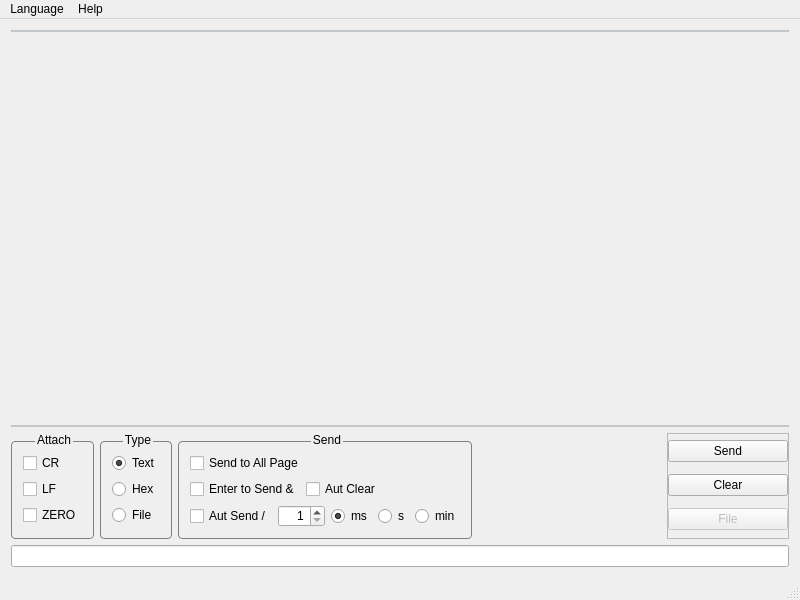
<?xml version="1.0" encoding="UTF-8"?>
<ui version="4.0">
 <class>LoSocket</class>
 <widget class="QMainWindow" name="LoSocket">
  <property name="geometry">
   <rect>
    <x>0</x>
    <y>0</y>
    <width>800</width>
    <height>600</height>
   </rect>
  </property>
  <property name="windowTitle">
   <string>LoSocket</string>
  </property>
  <property name="styleSheet">
   <string notr="true">QGroupBox { 
	border: 1px solid gray; 
	border-radius: 4px;
	margin-top: 8px;
}
QGroupBox::title {
    subcontrol-origin: margin;
    subcontrol-position: top center;
}
QTabWidget::pane { /* The tab widget frame */
    border-top: 2px solid #C2C7CB;
	border-bottom: 2px solid #C2C7CB;
}
QTabWidget::tab-bar {
    left: 5px; /* move to the right by 5px */
}
QTabBar::tab {
	border-top: 2px solid #C2C7CB;
	border-left: 2px solid #C2C7CB;
	border-right: 2px solid #C2C7CB;
    border-top-left-radius: 4px;
    border-top-right-radius: 4px;
    min-width: 26ex;
    padding: 2px;
}
QTabBar::tab:selected, QTabBar::tab:hover {    
	background-color: rgb(255, 255, 255);
}
QTabBar::tab:selected {
    border-color: #9B9B9B;
    border-bottom-color: #C2C7CB; /* same as pane color */
}
QTabBar::tab:!selected {
    margin-top: 2px; /* make non-selected tabs look smaller */
}</string>
  </property>
  <widget class="QWidget" name="centralWidget">
   <layout class="QVBoxLayout" name="verticalLayout_5" stretch="1,0,0">
    <property name="spacing">
     <number>6</number>
    </property>
    <item>
     <widget class="QTabWidget" name="SocketPages">
      <property name="currentIndex">
       <number>-1</number>
      </property>
     </widget>
    </item>
    <item>
     <layout class="QHBoxLayout" name="horizontalLayout_3" stretch="0,0,0,1,0">
      <item>
       <widget class="QGroupBox" name="groupBox_2">
        <property name="title">
         <string>Attach</string>
        </property>
        <layout class="QVBoxLayout" name="verticalLayout">
         <item>
          <widget class="QCheckBox" name="cbAttachCR">
           <property name="text">
            <string>CR</string>
           </property>
          </widget>
         </item>
         <item>
          <widget class="QCheckBox" name="cbAttachLF">
           <property name="text">
            <string>LF</string>
           </property>
          </widget>
         </item>
         <item>
          <widget class="QCheckBox" name="cbAttachZR">
           <property name="text">
            <string>ZERO</string>
           </property>
          </widget>
         </item>
        </layout>
       </widget>
      </item>
      <item>
       <widget class="QGroupBox" name="grpType">
        <property name="title">
         <string>Type</string>
        </property>
        <layout class="QVBoxLayout" name="verticalLayout_3">
         <item>
          <widget class="QRadioButton" name="rbnText">
           <property name="text">
            <string>Text</string>
           </property>
           <property name="checked">
            <bool>true</bool>
           </property>
           <attribute name="buttonGroup">
            <string notr="true">rbngType</string>
           </attribute>
          </widget>
         </item>
         <item>
          <widget class="QRadioButton" name="rbnHex">
           <property name="text">
            <string>Hex</string>
           </property>
           <attribute name="buttonGroup">
            <string notr="true">rbngType</string>
           </attribute>
          </widget>
         </item>
         <item>
          <widget class="QRadioButton" name="rbnFile">
           <property name="text">
            <string>File</string>
           </property>
           <attribute name="buttonGroup">
            <string notr="true">rbngType</string>
           </attribute>
          </widget>
         </item>
        </layout>
       </widget>
      </item>
      <item>
       <widget class="QGroupBox" name="groupBox_4">
        <property name="title">
         <string>Send</string>
        </property>
        <layout class="QVBoxLayout" name="verticalLayout_4">
         <item>
          <layout class="QHBoxLayout" name="horizontalLayout_5">
           <item>
            <widget class="QCheckBox" name="cbSend2All">
             <property name="text">
              <string>Send to All Page</string>
             </property>
            </widget>
           </item>
           <item>
            <spacer name="horizontalSpacer_3">
             <property name="orientation">
              <enum>Qt::Horizontal</enum>
             </property>
             <property name="sizeHint" stdset="0">
              <size>
               <width>40</width>
               <height>20</height>
              </size>
             </property>
            </spacer>
           </item>
          </layout>
         </item>
         <item>
          <layout class="QHBoxLayout" name="horizontalLayout">
           <item>
            <widget class="QCheckBox" name="cbEnter">
             <property name="text">
              <string>Enter to Send &amp;&amp;</string>
             </property>
            </widget>
           </item>
           <item>
            <widget class="QCheckBox" name="cbAutClear">
             <property name="text">
              <string>Aut Clear</string>
             </property>
            </widget>
           </item>
           <item>
            <spacer name="horizontalSpacer_5">
             <property name="orientation">
              <enum>Qt::Horizontal</enum>
             </property>
             <property name="sizeHint" stdset="0">
              <size>
               <width>0</width>
               <height>20</height>
              </size>
             </property>
            </spacer>
           </item>
          </layout>
         </item>
         <item>
          <layout class="QHBoxLayout" name="horizontalLayout_2">
           <item>
            <widget class="QCheckBox" name="cbAutSend">
             <property name="text">
              <string>Aut Send /</string>
             </property>
            </widget>
           </item>
           <item>
            <widget class="QSpinBox" name="sbAutSend">
             <property name="alignment">
              <set>Qt::AlignRight|Qt::AlignTrailing|Qt::AlignVCenter</set>
             </property>
             <property name="minimum">
              <number>1</number>
             </property>
             <property name="maximum">
              <number>999</number>
             </property>
            </widget>
           </item>
           <item>
            <widget class="QRadioButton" name="rbnMS">
             <property name="text">
              <string>ms</string>
             </property>
             <property name="checked">
              <bool>true</bool>
             </property>
             <attribute name="buttonGroup">
              <string notr="true">rbngTime</string>
             </attribute>
            </widget>
           </item>
           <item>
            <widget class="QRadioButton" name="rbnS">
             <property name="text">
              <string>s</string>
             </property>
             <attribute name="buttonGroup">
              <string notr="true">rbngTime</string>
             </attribute>
            </widget>
           </item>
           <item>
            <widget class="QRadioButton" name="rbnMin">
             <property name="text">
              <string>min</string>
             </property>
             <attribute name="buttonGroup">
              <string notr="true">rbngTime</string>
             </attribute>
            </widget>
           </item>
           <item>
            <spacer name="horizontalSpacer_2">
             <property name="orientation">
              <enum>Qt::Horizontal</enum>
             </property>
             <property name="sizeHint" stdset="0">
              <size>
               <width>0</width>
               <height>20</height>
              </size>
             </property>
            </spacer>
           </item>
          </layout>
         </item>
        </layout>
       </widget>
      </item>
      <item>
       <spacer name="horizontalSpacer">
        <property name="orientation">
         <enum>Qt::Horizontal</enum>
        </property>
        <property name="sizeHint" stdset="0">
         <size>
          <width>13</width>
          <height>20</height>
         </size>
        </property>
       </spacer>
      </item>
      <item>
       <widget class="QFrame" name="grpBns">
        <property name="frameShape">
         <enum>QFrame::StyledPanel</enum>
        </property>
        <property name="frameShadow">
         <enum>QFrame::Raised</enum>
        </property>
        <layout class="QVBoxLayout" name="verticalLayout_2">
         <property name="leftMargin">
          <number>0</number>
         </property>
         <property name="topMargin">
          <number>0</number>
         </property>
         <property name="rightMargin">
          <number>0</number>
         </property>
         <property name="bottomMargin">
          <number>0</number>
         </property>
         <item>
          <widget class="QPushButton" name="bnSend">
           <property name="minimumSize">
            <size>
             <width>120</width>
             <height>0</height>
            </size>
           </property>
           <property name="text">
            <string>Send</string>
           </property>
          </widget>
         </item>
         <item>
          <widget class="QPushButton" name="bnClear">
           <property name="minimumSize">
            <size>
             <width>120</width>
             <height>0</height>
            </size>
           </property>
           <property name="text">
            <string>Clear</string>
           </property>
          </widget>
         </item>
         <item>
          <widget class="QPushButton" name="bnFile">
           <property name="enabled">
            <bool>false</bool>
           </property>
           <property name="minimumSize">
            <size>
             <width>120</width>
             <height>0</height>
            </size>
           </property>
           <property name="text">
            <string>File</string>
           </property>
          </widget>
         </item>
        </layout>
       </widget>
      </item>
     </layout>
    </item>
    <item>
     <widget class="QLineEdit" name="TxData"/>
    </item>
   </layout>
  </widget>
  <widget class="QMenuBar" name="menuBar">
   <property name="geometry">
    <rect>
     <x>0</x>
     <y>0</y>
     <width>800</width>
     <height>23</height>
    </rect>
   </property>
   <widget class="QMenu" name="menuLanguage">
    <property name="title">
     <string>Language</string>
    </property>
    <addaction name="actionChinese"/>
    <addaction name="actionEnglish"/>
   </widget>
   <widget class="QMenu" name="menuAbout">
    <property name="title">
     <string>Help</string>
    </property>
    <addaction name="actionAbout"/>
   </widget>
   <addaction name="menuLanguage"/>
   <addaction name="menuAbout"/>
  </widget>
  <widget class="QStatusBar" name="statusBar"/>
  <action name="actionChinese">
   <property name="checkable">
    <bool>true</bool>
   </property>
   <property name="checked">
    <bool>true</bool>
   </property>
   <property name="text">
    <string>Chinese</string>
   </property>
  </action>
  <action name="actionEnglish">
   <property name="checkable">
    <bool>true</bool>
   </property>
   <property name="text">
    <string>English</string>
   </property>
  </action>
  <action name="actionAbout">
   <property name="text">
    <string>About</string>
   </property>
  </action>
 </widget>
 <layoutdefault spacing="6" margin="11"/>
 <resources/>
 <connections>
  <connection>
   <sender>rbnFile</sender>
   <signal>toggled(bool)</signal>
   <receiver>bnFile</receiver>
   <slot>setEnabled(bool)</slot>
   <hints>
    <hint type="sourcelabel">
     <x>186</x>
     <y>553</y>
    </hint>
    <hint type="destinationlabel">
     <x>307</x>
     <y>556</y>
    </hint>
   </hints>
  </connection>
  <connection>
   <sender>cbAutSend</sender>
   <signal>toggled(bool)</signal>
   <receiver>rbnS</receiver>
   <slot>setDisabled(bool)</slot>
   <hints>
    <hint type="sourcelabel">
     <x>82</x>
     <y>341</y>
    </hint>
    <hint type="destinationlabel">
     <x>114</x>
     <y>369</y>
    </hint>
   </hints>
  </connection>
  <connection>
   <sender>cbAutSend</sender>
   <signal>toggled(bool)</signal>
   <receiver>rbnMS</receiver>
   <slot>setDisabled(bool)</slot>
   <hints>
    <hint type="sourcelabel">
     <x>82</x>
     <y>341</y>
    </hint>
    <hint type="destinationlabel">
     <x>76</x>
     <y>369</y>
    </hint>
   </hints>
  </connection>
  <connection>
   <sender>cbAutSend</sender>
   <signal>toggled(bool)</signal>
   <receiver>sbAutSend</receiver>
   <slot>setDisabled(bool)</slot>
   <hints>
    <hint type="sourcelabel">
     <x>205</x>
     <y>357</y>
    </hint>
    <hint type="destinationlabel">
     <x>296</x>
     <y>357</y>
    </hint>
   </hints>
  </connection>
  <connection>
   <sender>cbAutSend</sender>
   <signal>toggled(bool)</signal>
   <receiver>rbnMin</receiver>
   <slot>setDisabled(bool)</slot>
   <hints>
    <hint type="sourcelabel">
     <x>82</x>
     <y>341</y>
    </hint>
    <hint type="destinationlabel">
     <x>149</x>
     <y>369</y>
    </hint>
   </hints>
  </connection>
  <connection>
   <sender>cbAutSend</sender>
   <signal>toggled(bool)</signal>
   <receiver>grpType</receiver>
   <slot>setDisabled(bool)</slot>
   <hints>
    <hint type="sourcelabel">
     <x>63</x>
     <y>545</y>
    </hint>
    <hint type="destinationlabel">
     <x>118</x>
     <y>431</y>
    </hint>
   </hints>
  </connection>
  <connection>
   <sender>cbAutSend</sender>
   <signal>toggled(bool)</signal>
   <receiver>grpBns</receiver>
   <slot>setDisabled(bool)</slot>
   <hints>
    <hint type="sourcelabel">
     <x>63</x>
     <y>545</y>
    </hint>
    <hint type="destinationlabel">
     <x>247</x>
     <y>425</y>
    </hint>
   </hints>
  </connection>
  <connection>
   <sender>actionChinese</sender>
   <signal>triggered()</signal>
   <receiver>LoSocket</receiver>
   <slot>onLanguageChanged()</slot>
   <hints>
    <hint type="sourcelabel">
     <x>-1</x>
     <y>-1</y>
    </hint>
    <hint type="destinationlabel">
     <x>399</x>
     <y>299</y>
    </hint>
   </hints>
  </connection>
  <connection>
   <sender>actionEnglish</sender>
   <signal>triggered()</signal>
   <receiver>LoSocket</receiver>
   <slot>onLanguageChanged()</slot>
   <hints>
    <hint type="sourcelabel">
     <x>-1</x>
     <y>-1</y>
    </hint>
    <hint type="destinationlabel">
     <x>399</x>
     <y>299</y>
    </hint>
   </hints>
  </connection>
  <connection>
   <sender>actionAbout</sender>
   <signal>triggered()</signal>
   <receiver>LoSocket</receiver>
   <slot>onAboutShown()</slot>
   <hints>
    <hint type="sourcelabel">
     <x>-1</x>
     <y>-1</y>
    </hint>
    <hint type="destinationlabel">
     <x>399</x>
     <y>299</y>
    </hint>
   </hints>
  </connection>
  <connection>
   <sender>bnSend</sender>
   <signal>clicked()</signal>
   <receiver>LoSocket</receiver>
   <slot>onDataSent()</slot>
   <hints>
    <hint type="sourcelabel">
     <x>255</x>
     <y>379</y>
    </hint>
    <hint type="destinationlabel">
     <x>399</x>
     <y>299</y>
    </hint>
   </hints>
  </connection>
  <connection>
   <sender>cbAutSend</sender>
   <signal>toggled(bool)</signal>
   <receiver>LoSocket</receiver>
   <slot>onAutSendChanged(bool)</slot>
   <hints>
    <hint type="sourcelabel">
     <x>63</x>
     <y>545</y>
    </hint>
    <hint type="destinationlabel">
     <x>399</x>
     <y>299</y>
    </hint>
   </hints>
  </connection>
  <connection>
   <sender>rbnHex</sender>
   <signal>toggled(bool)</signal>
   <receiver>LoSocket</receiver>
   <slot>onTxtSendConverted(bool)</slot>
   <hints>
    <hint type="sourcelabel">
     <x>118</x>
     <y>413</y>
    </hint>
    <hint type="destinationlabel">
     <x>399</x>
     <y>299</y>
    </hint>
   </hints>
  </connection>
  <connection>
   <sender>cbEnter</sender>
   <signal>toggled(bool)</signal>
   <receiver>cbAutClear</receiver>
   <slot>setEnabled(bool)</slot>
   <hints>
    <hint type="sourcelabel">
     <x>78</x>
     <y>517</y>
    </hint>
    <hint type="destinationlabel">
     <x>179</x>
     <y>517</y>
    </hint>
   </hints>
  </connection>
  <connection>
   <sender>bnClear</sender>
   <signal>clicked()</signal>
   <receiver>TxData</receiver>
   <slot>clear()</slot>
   <hints>
    <hint type="sourcelabel">
     <x>257</x>
     <y>431</y>
    </hint>
    <hint type="destinationlabel">
     <x>256</x>
     <y>314</y>
    </hint>
   </hints>
  </connection>
  <connection>
   <sender>bnFile</sender>
   <signal>clicked()</signal>
   <receiver>LoSocket</receiver>
   <slot>onFileOpened()</slot>
   <hints>
    <hint type="sourcelabel">
     <x>751</x>
     <y>521</y>
    </hint>
    <hint type="destinationlabel">
     <x>399</x>
     <y>299</y>
    </hint>
   </hints>
  </connection>
 </connections>
 <slots>
  <slot>onLanguageChanged()</slot>
  <slot>onAboutShown()</slot>
  <slot>onDataSent()</slot>
  <slot>onAutSendChanged(bool)</slot>
  <slot>onTxtSendConverted(bool)</slot>
  <slot>onFileOpened()</slot>
 </slots>
 <buttongroups>
  <buttongroup name="rbngType"/>
  <buttongroup name="rbngTime"/>
 </buttongroups>
</ui>
